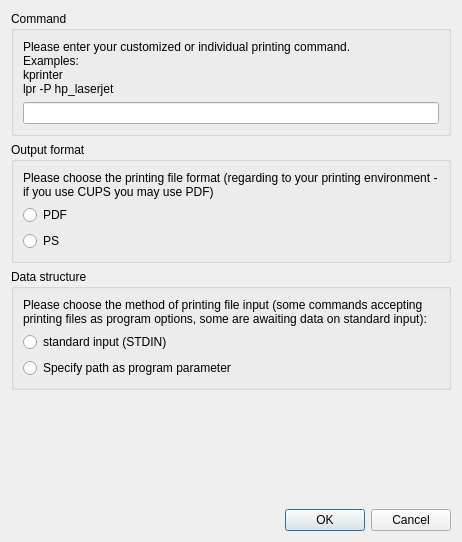
<?xml version="1.0" encoding="UTF-8"?>
<ui version="4.0">
 <author>Oleksandr Shneyder(o.shneyder@phoca-gmbh.de)</author>
 <class>PrinterCmdDialog</class>
 <widget class="QDialog" name="PrinterCmdDialog">
  <property name="geometry">
   <rect>
    <x>0</x>
    <y>0</y>
    <width>462</width>
    <height>542</height>
   </rect>
  </property>
  <property name="windowTitle">
   <string>Printer command</string>
  </property>
  <layout class="QVBoxLayout" name="verticalLayout_4">
   <item>
    <widget class="QGroupBox" name="groupBox_2">
     <property name="title">
      <string>Command</string>
     </property>
     <layout class="QVBoxLayout" name="verticalLayout_2">
      <item>
       <widget class="QLabel" name="label">
        <property name="text">
         <string>Please enter your customized or individual printing command.
Examples:
kprinter
lpr -P hp_laserjet</string>
        </property>
        <property name="wordWrap">
         <bool>true</bool>
        </property>
       </widget>
      </item>
      <item>
       <widget class="QLineEdit" name="leCmd"/>
      </item>
     </layout>
    </widget>
   </item>
   <item>
    <widget class="QGroupBox" name="groupBox">
     <property name="title">
      <string>Output format</string>
     </property>
     <layout class="QVBoxLayout" name="verticalLayout">
      <item>
       <widget class="QLabel" name="label_2">
        <property name="text">
         <string>Please choose the printing file format (regarding to your printing environment - if you use CUPS you may use PDF)</string>
        </property>
        <property name="textFormat">
         <enum>Qt::PlainText</enum>
        </property>
        <property name="scaledContents">
         <bool>false</bool>
        </property>
        <property name="wordWrap">
         <bool>true</bool>
        </property>
       </widget>
      </item>
      <item>
       <widget class="QRadioButton" name="rbPDF">
        <property name="text">
         <string>PDF</string>
        </property>
       </widget>
      </item>
      <item>
       <widget class="QRadioButton" name="rbPS">
        <property name="text">
         <string>PS</string>
        </property>
       </widget>
      </item>
     </layout>
     <zorder>rbPDF</zorder>
     <zorder>label_2</zorder>
     <zorder>rbPS</zorder>
    </widget>
   </item>
   <item>
    <widget class="QGroupBox" name="groupBox_3">
     <property name="title">
      <string>Data structure</string>
     </property>
     <layout class="QVBoxLayout" name="verticalLayout_3">
      <item>
       <widget class="QLabel" name="label_3">
        <property name="text">
         <string>Please choose the method of printing file input (some commands accepting printing files as program options, some are awaiting data on standard input):</string>
        </property>
        <property name="textFormat">
         <enum>Qt::PlainText</enum>
        </property>
        <property name="scaledContents">
         <bool>false</bool>
        </property>
        <property name="wordWrap">
         <bool>true</bool>
        </property>
       </widget>
      </item>
      <item>
       <widget class="QRadioButton" name="rbStdIn">
        <property name="text">
         <string>standard input (STDIN)</string>
        </property>
       </widget>
      </item>
      <item>
       <widget class="QRadioButton" name="rbParam">
        <property name="text">
         <string>Specify path as program parameter</string>
        </property>
       </widget>
      </item>
     </layout>
    </widget>
   </item>
   <item>
    <spacer name="verticalSpacer">
     <property name="orientation">
      <enum>Qt::Vertical</enum>
     </property>
     <property name="sizeHint" stdset="0">
      <size>
       <width>20</width>
       <height>37</height>
      </size>
     </property>
    </spacer>
   </item>
   <item>
    <widget class="QDialogButtonBox" name="buttonBox">
     <property name="standardButtons">
      <set>QDialogButtonBox::Cancel|QDialogButtonBox::Ok</set>
     </property>
    </widget>
   </item>
  </layout>
 </widget>
 <resources/>
 <connections>
  <connection>
   <sender>buttonBox</sender>
   <signal>rejected()</signal>
   <receiver>PrinterCmdDialog</receiver>
   <slot>reject()</slot>
   <hints>
    <hint type="sourcelabel">
     <x>230</x>
     <y>519</y>
    </hint>
    <hint type="destinationlabel">
     <x>230</x>
     <y>270</y>
    </hint>
   </hints>
  </connection>
 </connections>
</ui>
